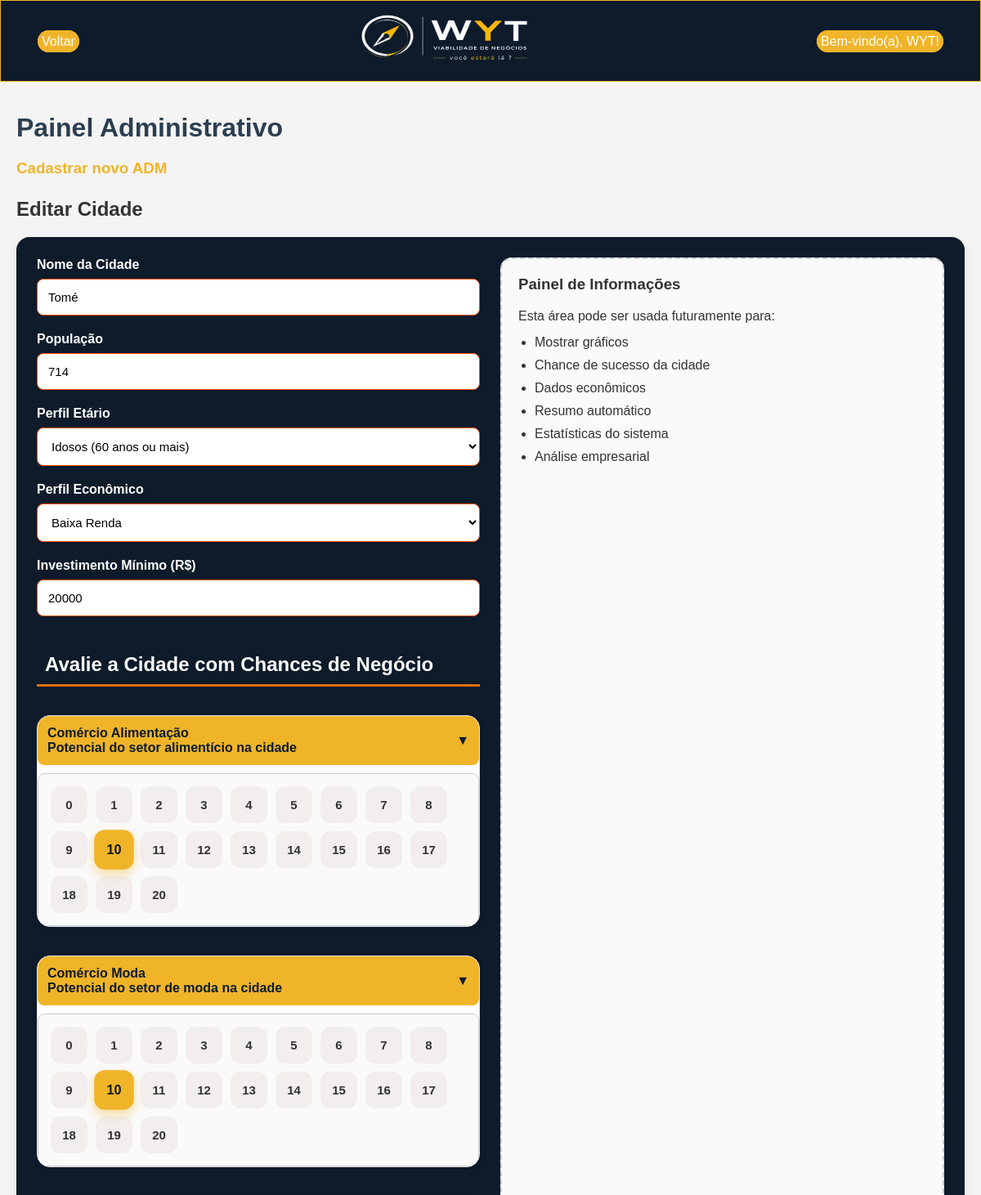
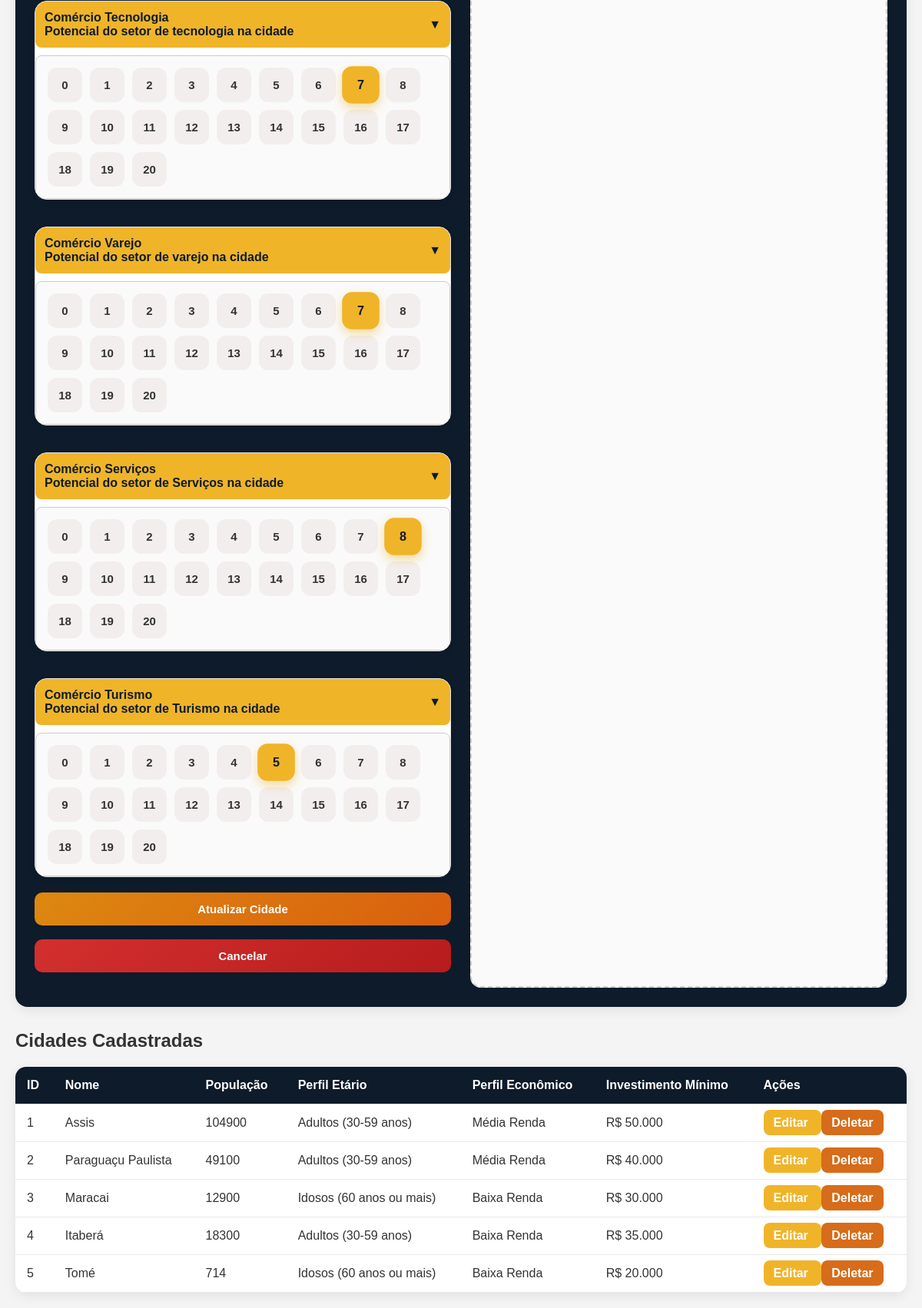
/Pages/adm/index.php?edit=5 (signed in), run on an earlier commit of the app's database (2 pictures, top to bottom).
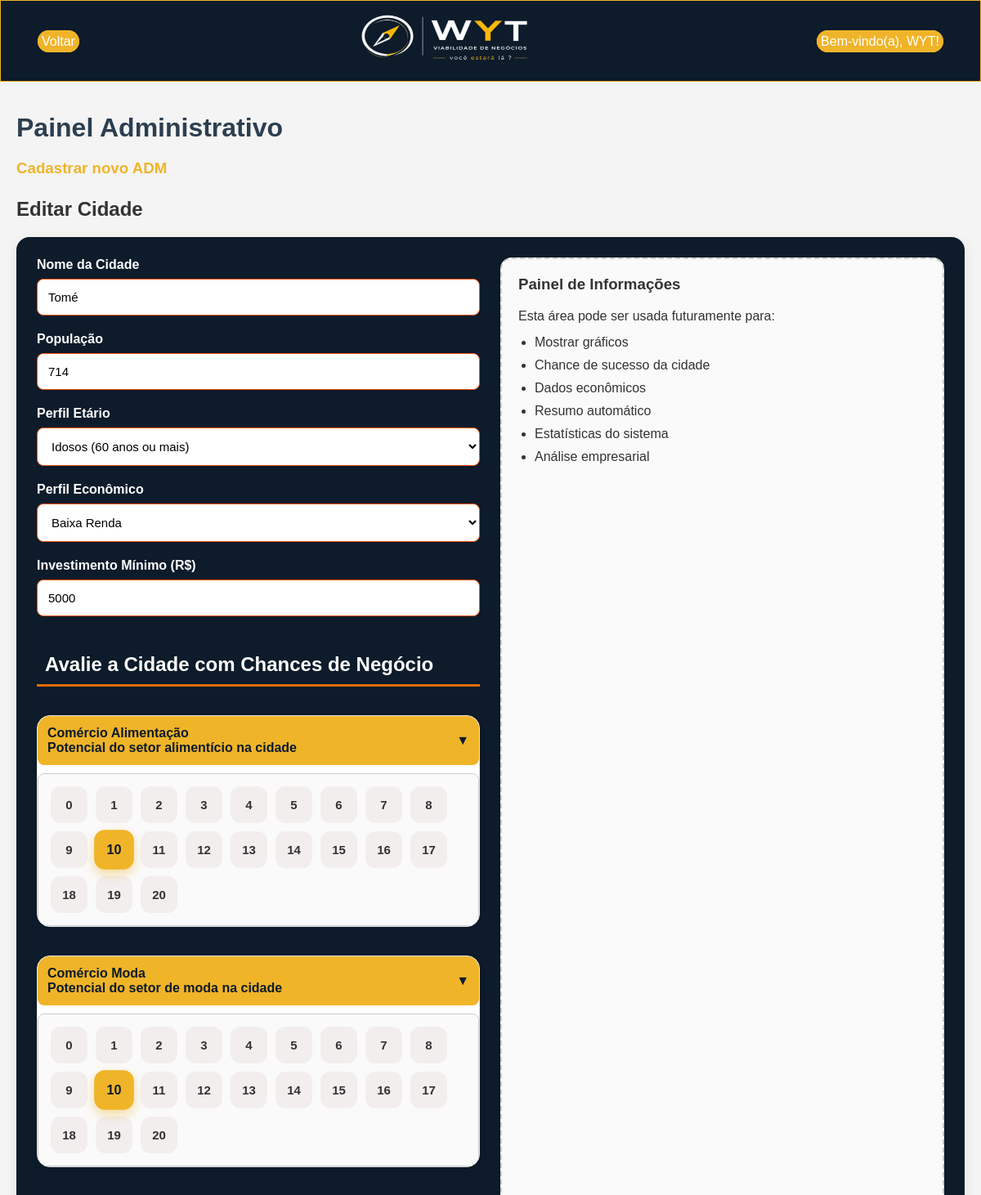
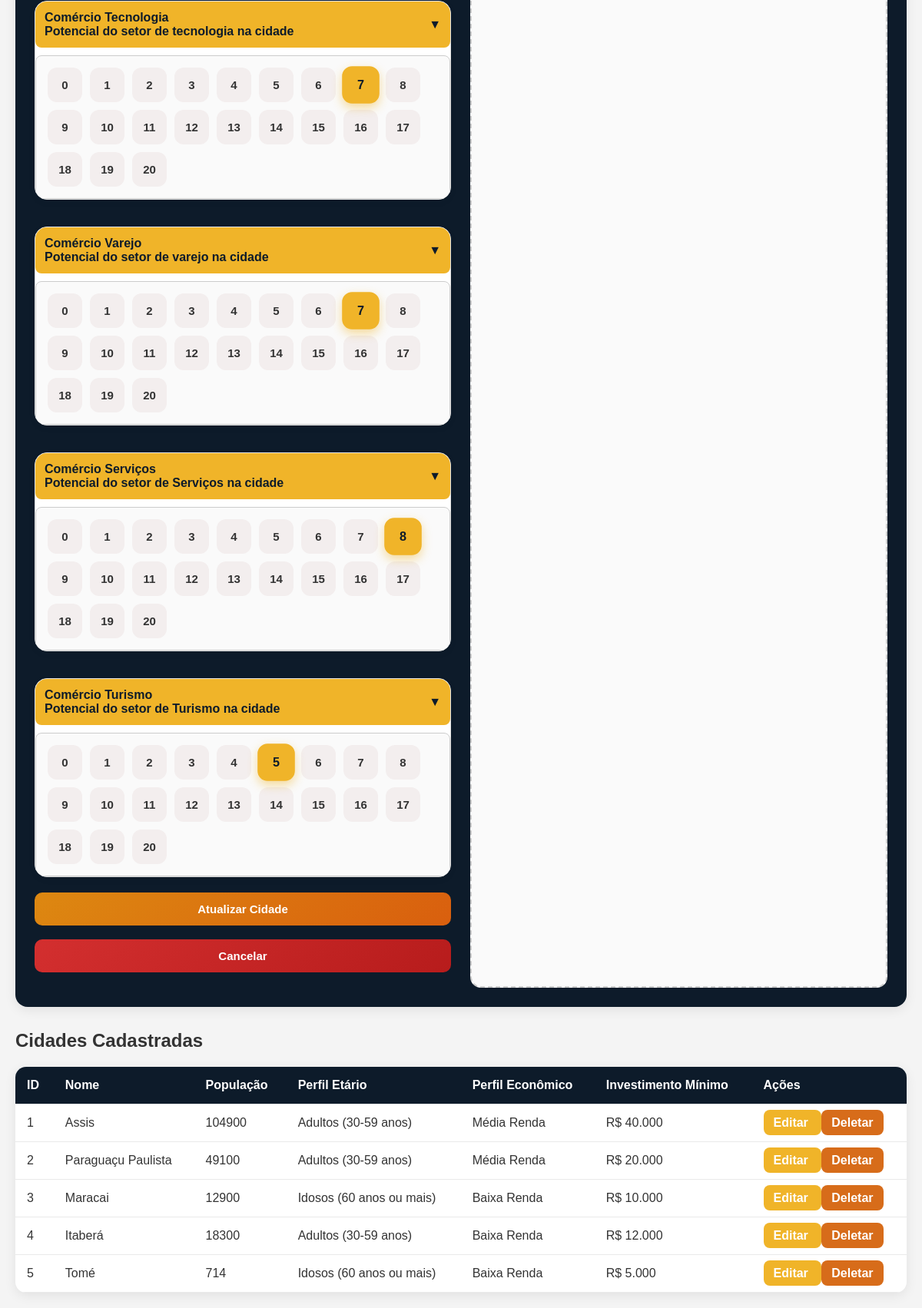
And on a later commit of the database (2 pictures, top to bottom).
### tables this page shows
CREATE TABLE `cidades` (
  `id` int(11) NOT NULL,
  `nome` varchar(255) NOT NULL,
  `populacao_quant` int(11) NOT NULL,
  `perfil_etario` varchar(255) NOT NULL,
  `perfil_economico` varchar(255) NOT NULL,
  `comercio_alimentacao` int(11) NOT NULL,
  `comercio_moda` int(11) NOT NULL,
  `comercio_tecnologia` int(11) NOT NULL,
  `comercio_varejo` int(11) NOT NULL,
  `comercio_servicos` int(11) NOT NULL,
  `comercio_turismo` int(11) NOT NULL,
  `investimento_minimo` int(11) NOT NULL DEFAULT 0
);

### BE/Controller/adm/cidadeC.php (called while the page is built, shortened)
<?php
require_once __DIR__ . '/../../Model/adm/cidadeM.php';
class CidadeController {
    private $model;
    public function __construct() {
        $this->model = new CidadeModel();
    }
    public function index() {
        return $this->model->getAll();
    }
    public function edit($id) {
        return $this->model->getById($id);
    }
}

### BE/Model/adm/cidadeM.php (called while the page is built, shortened)
<?php
require_once __DIR__ . '/../../DB/Database.php';
class CidadeModel {
    private $pdo;
    public function __construct() {
        global $pdo;
        $this->pdo = $pdo;
    }
    public function getAll() {
        $stmt = $this->pdo->query("SELECT * FROM cidades");
        return $stmt->fetchAll(PDO::FETCH_ASSOC);
    }
    public function getById($id) {
        $stmt = $this->pdo->prepare("SELECT * FROM cidades WHERE id = ?");
        $stmt->execute([$id]);
        return $stmt->fetch(PDO::FETCH_ASSOC);
    }
}

### Pages/adm/index.php (the view, shortened to what the changed rows need)
<?php
require_once __DIR__ . '/../../BE/Controller/adm/cidadeC.php';
$controller = new CidadeController();
$cidadeEdit = null;
if (isset($_GET['edit'])) {
    $cidadeEdit = $controller->edit($_GET['edit']);
}
$cidades = $controller->index();
?>
<!DOCTYPE html>
<html lang="pt-br">
<head>
    <link rel="stylesheet" href="../../CSS/index.css">
</head>
<body>
<div class="container">
<br>
    <h1>Painel Administrativo</h1>
    <h2>
        <?= isset($cidadeEdit) && $cidadeEdit ? 'Editar Cidade' : 'Criar Nova Cidade' ?>
    </h2>
    <form method="POST">
        <div class="form-container">
            <div class="form-left">
                <div class="form-group">
                    <label>Nome da Cidade</label>
                    <input
                        type="text"
                        name="nome"
                        value="<?= htmlspecialchars($cidadeEdit['nome'] ?? '') ?>"
                        required>
                </div>
                <div class="form-group">
                    <label>População</label>
                    <input
                        type="number"
                        name="populacao"
                        min="1000"
                        max="5000000"
                        placeholder="0000000"
                        value="<?= htmlspecialchars($cidadeEdit['populacao_quant'] ?? '') ?>">
                    </div>
                <div class="form-group">
                    <label>Perfil Etário</label>
                    <select name="perfil_etario">
                        <option value="Idosos (60 anos ou mais)"
                            <?= (($cidadeEdit['perfil_etario'] ?? '') == 'Idosos (60 anos ou mais)') ? 'selected' : '' ?>>
                            Idosos (60 anos ou mais)
                        </option>
                    </select>
                </div>
                <div class="form-group">
                    <label>Perfil Econômico</label>
                    <select name="perfil_economico">
                        <option value="Baixa Renda" <?= (($cidadeEdit['perfil_economico'] ?? '') == 'Baixa Renda') ? 'selected' : '' ?>>
                            Baixa Renda
                        </option>
                    </select>
                </div>
                <div class="form-group">
                    <label>Investimento Mínimo (R$)</label>
                    <input
                        type="number"
                        name="investimento_minimo"
                        min="1000"
                        step="1000"
                        placeholder="Ex: 50000"
                        value="<?= htmlspecialchars($cidadeEdit['investimento_minimo'] ?? '') ?>"
                        required>
                </div>
 <h2 style="background: #0d1b2a; color: white; padding: 10px;">Avalie a Cidade com Chances de Negócio</h2>
            </div>
        </div>
    </form>
    <h2>Cidades Cadastradas</h2>
    <?php if (!empty($cidades)): ?>
        <table>
            <thead>
                <tr>
                    <th>ID</th>
                    <th>Nome</th>
                    <th>População</th>
                    <th>Perfil Etário</th>
                    <th>Perfil Econômico</th>
                    <th>Investimento Mínimo</th>
                    <th>Ações</th>
                </tr>
            </thead>
            <tbody>
                <?php foreach ($cidades as $cidade): ?>
                    <tr>
                        <td><?= htmlspecialchars($cidade['id']) ?></td>
                        <td><?= htmlspecialchars($cidade['nome']) ?></td>
                        <td><?= htmlspecialchars($cidade['populacao_quant']) ?></td>
                        <td><?= htmlspecialchars($cidade['perfil_etario']) ?></td>
                        <td><?= htmlspecialchars($cidade['perfil_economico']) ?></td>
                        <td>R$ <?= htmlspecialchars(number_format($cidade['investimento_minimo'], 0, ',', '.')) ?></td>
                        <td>
                            <a
                                href="?edit=<?= $cidade['id'] ?>"
                                class="btn-edit">
                                Editar
                            </a>
                            <a
                                href="?delete=<?= $cidade['id'] ?>"
                                class="btn-delete"
                                onclick="return confirm('Tem certeza que deseja deletar?');">
                                Deletar
                            </a>
                        </td>
                    </tr>
                <?php endforeach; ?>
            </tbody>
        </table>
    <?php else: ?>
        <p>Nenhuma cidade cadastrada.</p>
    <?php endif; ?>
    </div>
</body>
</html>

What changed in the data, as far as the page shows it:
changed cidades "Tomé": investimento_minimo "20000" → "5000"; investimento_minimo "20.000" → "5.000"
changed cidades "Assis": investimento_minimo "50.000" → "40.000"
changed cidades "Paraguaçu Paulista": investimento_minimo "40.000" → "20.000"
changed cidades "Maracai": investimento_minimo "30.000" → "10.000"
changed cidades "Itaberá": investimento_minimo "35.000" → "12.000"
